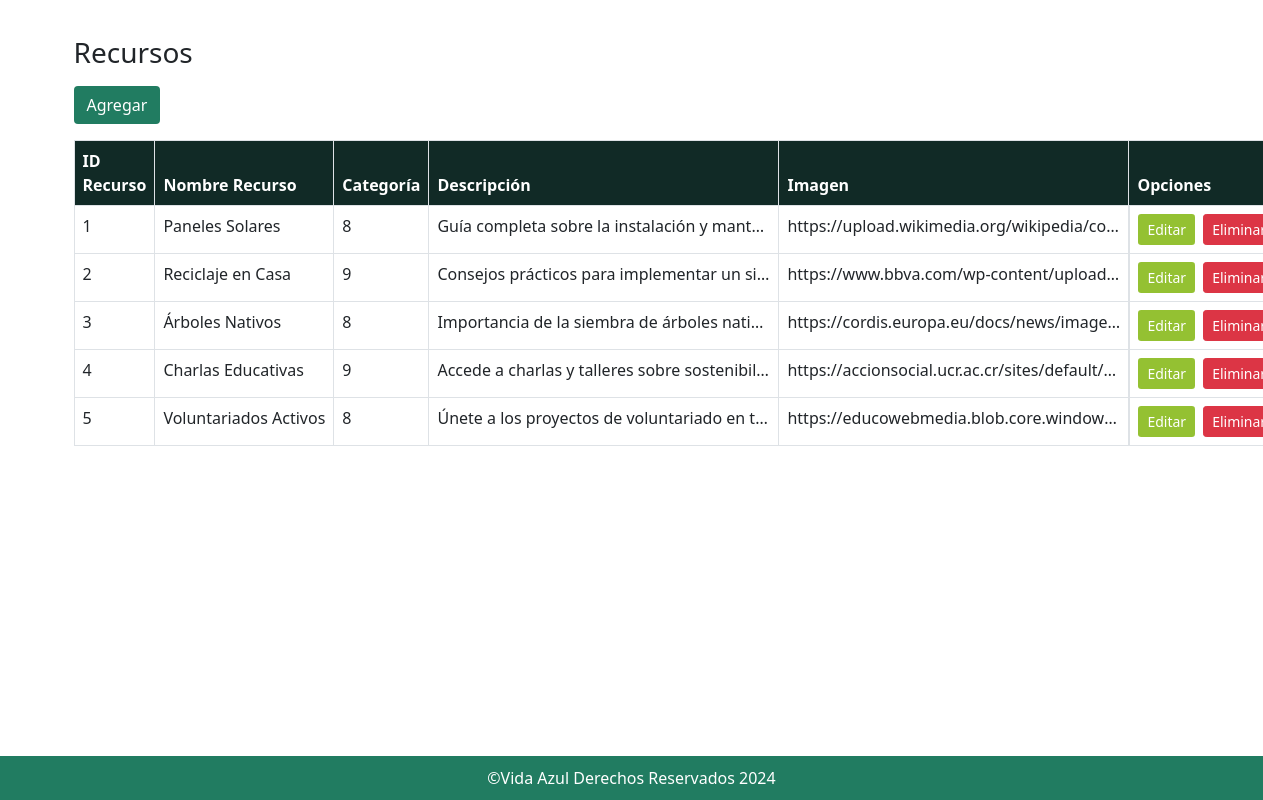
The app's page /recurso/listado.php with its own data.
### tables this page shows
CREATE TABLE `recursos` (
  `id_recurso` int(11) NOT NULL,
  `id_categoria` int(11) DEFAULT NULL,
  `nombre_recurso` varchar(100) NOT NULL,
  `descripcion` text DEFAULT NULL,
  `imagen` varchar(255) DEFAULT NULL
);

### recurso/listado.php (the view, shortened to what this page needs)
<!DOCTYPE html>
<html lang="en">
<head>
    <link href="https://cdn.jsdelivr.net/npm/bootstrap@5.0.2/dist/css/bootstrap.min.css" rel="stylesheet"
>
    <link href="https://cdn.jsdelivr.net/npm/bootstrap-icons/font/bootstrap-icons.css" rel="stylesheet">
    <link href="../styles.css" rel="stylesheet">
</head>
<body>
    <main class="flex-shrink-0">
        <div class="container">
            <h3 class="my-3" id="titulo">Recursos</h3>
            <a href="nuevo.php" class="btn" style="background-color: #217C61; color: white;">Agregar</a>
            <table class="table table-hover table-bordered my-3" aria-describedby="titulo">
                <thead style="background-color: #112A26; color: white;">
                    <tr>
                        <th scope="col">ID Recurso</th>
                        <th scope="col">Nombre Recurso</th>
                        <th scope="col">Categoría</th>
                        <th scope="col">Descripción</th>
                        <th scope="col">Imagen</th>
                        <th scope="col">Opciones</th>
                    </tr>
                </thead>
                <?php
                    $conexion = new mysqli("localhost", "vida_azul", "vidaazul", "vida_azul");
                    $sql = "SELECT id_recurso, nombre_recurso, id_categoria, descripcion, imagen FROM recursos";
                    $result = $conexion->query($sql);
                    if ($result->num_rows > 0) {
                        while($row = $result->fetch_assoc()) {
                            $id = $row['id_recurso'];
                            $nombre = $row['nombre_recurso'];
                            $id_categoria = $row['id_categoria'];
                            $descripcion = $row['descripcion'];
                            $imagen = $row['imagen'];
                ?>
                <tbody>
                    <tr>
                        <td name="id" class="truncate2"><?php echo $id; ?></td>
                        <td name="nombre" class="truncate2"><?php echo $nombre; ?></td>
                        <td name="id_categoria" class="truncate2"><?php echo $id_categoria; ?></td>
                        <td name="descripcion" class="truncate2"><?php echo $descripcion; ?></td>
                        <td name="imagen" class="truncate2"><?php echo $imagen; ?></td>
                        <td style="display: flex; align-items: center;">
                            <a href="edita.php?id=<?php echo $id; ?>" class="btn btn-sm me-2"style="background-color: #94C132; color: white;">Editar</a>
                            <button type="button" class="btn btn-danger btn-sm" data-bs-toggle="modal" data-bs-target="#eliminaModal" data-bs-id="<?php echo $id; ?>">Eliminar</button>
                        </td>
                    </tr>
                </tbody>
                <?php
                        }
                    } else {
                        echo "No se encontraron recursos, por favor intente nuevamente.";
                    }
                ?>
            </table>
        </div>
    </main>
    <div class="p-4"> </div>
    <footer class="footer" style="background-color:#217C61;position: fixed; bottom: 0;width: 100%;"
        class="col text-center text-white mt-auto p-1">
        <div class="container ">
            <div class="col">
                <p style="color: white;">&COPY;Vida Azul Derechos Reservados 2024</p>
            </div>
        </div>
    </footer>
</body>
</html>

### styles.css (style rules this page uses)
.truncate2 { max-width: 350px; overflow: hidden; text-overflow: ellipsis; white-space: nowrap; }
* { box-sizing: border-box; }
--------------------------------------Footer------------------------------------- html, body { height: 100%; margin: 0; padding: 0; }
body { display: flex; flex-direction: column; }
footer.footer { background-color: #217C61; color: white; padding: 10px 0; flex-shrink: 0; text-align: center; width: 100%; }
.container { flex: 1 0 auto; }
footer p { margin: 0; }
main { padding: 20px; }
button { background-color: #007BFF; color: white; border: none; padding: 10px 15px; cursor: pointer; border-radius: 3px; }

### records on screen
recursos: id_recurso "1", nombre_recurso "Paneles Solares", id_categoria "8", descripcion "Guía completa sobre la instalación y mant…", imagen "https://upload.wikimedia.org/wikipedia/co…"
recursos: id_recurso "2", nombre_recurso "Reciclaje en Casa", id_categoria "9", descripcion "Consejos prácticos para implementar un si…", imagen "https://www.bbva.com/wp-content/upload…"
recursos: id_recurso "3", nombre_recurso "Árboles Nativos", id_categoria "8", descripcion "Importancia de la siembra de árboles nati…", imagen "https://cordis.europa.eu/docs/news/image…"
recursos: id_recurso "4", nombre_recurso "Charlas Educativas", id_categoria "9", descripcion "Accede a charlas y talleres sobre sostenibil…", imagen "https://accionsocial.ucr.ac.cr/sites/default/…"
recursos: id_recurso "5", nombre_recurso "Voluntariados Activos", id_categoria "8", descripcion "Únete a los proyectos de voluntariado en t…", imagen "https://educowebmedia.blob.core.window…"
